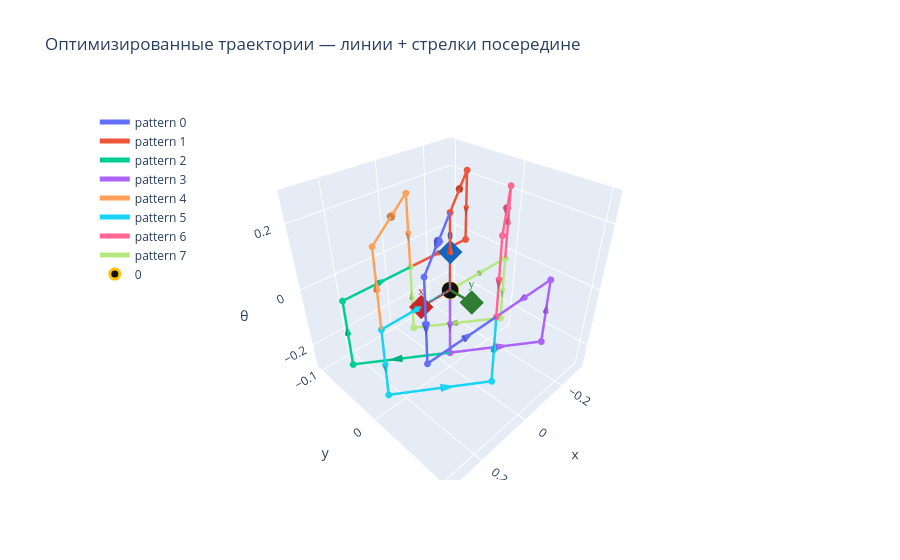

The cell this chart's notebook holds for it:
### Code cell
fig_opt = go.Figure()

arrow_frac = 0.35  # доля длины сегмента, которую занимает стрелка (подберите)

for i, pi in enumerate(sorted(optimized_trajs.keys())):
    tr = optimized_trajs[pi]
    a = np.asarray(tr, dtype=float)
    c = _palette[i % len(_palette)]

    # линии + точки
    fig_opt.add_trace(
        go.Scatter3d(
            x=a[:, 0], y=a[:, 1], z=a[:, 2],
            mode="lines+markers",
            name=f"pattern {pi}",
            line=dict(color=c, width=5),
            marker=dict(size=4, color=c),
        )
    )

    # стрелочки по центру каждого отрезка
    p0 = a[:-1]
    p1 = a[1:]
    mid = 0.5 * (p0 + p1)
    d = p1 - p0
    u = d * arrow_frac  # укоротим, чтобы было "внутри" сегмента

    fig_opt.add_trace(
        go.Cone(
            x=mid[:, 0], y=mid[:, 1], z=mid[:, 2],
            u=u[:, 0],   v=u[:, 1],   w=u[:, 2],
            anchor="tail",
            showscale=False,
            colorscale=[[0, c], [1, c]],
            sizemode="absolute",
            sizeref=0.02,  # подберите под масштаб
            name=f"pattern {pi} arrows",
        )
    )

add_origin_axes(fig_opt, L=0.12)

fig_opt.update_layout(
    title="Оптимизированные траектории — линии + стрелки посередине",
    scene=dict(
        xaxis_title="x", yaxis_title="y", zaxis_title="θ",
        aspectmode="manual", aspectratio=dict(x=1, y=1, z=1)
    ),
    legend=dict(x=0.02, y=0.98),
)
fig_opt.show()

### Figure 1 — Plotly figure (JSON) as saved in the notebook; plotly's stock layout.template omitted (floating-point values rounded to 4 significant figures)
{"data": [{"line": {"color": "#636EFA", "width": 5}, "marker": {"color": "#636EFA", "size": 4}, "mode": "lines+markers", "name": "pattern 0", "type": "scatter3d", "x": [0.0, 0.0, 0.2655, 0.2655, -8.909e-09], "y": [0.0, 0.0, 0.06241, 0.06241, 0.06241], "z": [0.0, 0.2309, 0.2309, -4.416e-11, -4.416e-11]}, {"anchor": "tail", "colorscale": [[0, "#636EFA"], [1, "#636EFA"]], "name": "pattern 0 arrows", "showscale": false, "sizemode": "absolute", "sizeref": 0.02, "type": "cone", "u": [0.0, 0.09291, 0.0, -0.09291], "v": [0.0, 0.02184, 0.0, 4.103e-12], "w": [0.08082, 0.0, -0.08082, 0.0], "x": [0.0, 0.1327, 0.2655, 0.1327], "y": [0.0, 0.03121, 0.06241, 0.06241], "z": [0.1155, 0.2309, 0.1155, -4.416e-11]}, {"line": {"color": "#EF553B", "width": 5}, "marker": {"color": "#EF553B", "size": 4}, "mode": "lines+markers", "name": "pattern 1", "type": "scatter3d", "x": [0.0, 0.0, -0.2655, -0.2655, 8.909e-09], "y": [0.0, 0.0, -0.06241, -0.06241, -0.06241], "z": [0.0, 0.2309, 0.2309, -4.416e-11, -4.416e-11]}, {"anchor": "tail", "colorscale": [[0, "#EF553B"], [1, "#EF553B"]], "name": "pattern 1 arrows", "showscale": false, "sizemode": "absolute", "sizeref": 0.02, "type": "cone", "u": [0.0, -0.09291, 0.0, 0.09291], "v": [0.0, -0.02184, 0.0, -4.103e-12], "w": [0.08082, 0.0, -0.08082, 0.0], "x": [0.0, -0.1327, -0.2655, -0.1327], "y": [0.0, -0.03121, -0.06241, -0.06241], "z": [0.1155, 0.2309, 0.1155, -4.416e-11]}, {"line": {"color": "#00CC96", "width": 5}, "marker": {"color": "#00CC96", "size": 4}, "mode": "lines+markers", "name": "pattern 2", "type": "scatter3d", "x": [0.0, 0.0, 0.2655, 0.2655, -8.909e-09], "y": [0.0, 0.0, -0.06241, -0.06241, -0.06241], "z": [0.0, -0.2309, -0.2309, 4.416e-11, 4.416e-11]}, {"anchor": "tail", "colorscale": [[0, "#00CC96"], [1, "#00CC96"]], "name": "pattern 2 arrows", "showscale": false, "sizemode": "absolute", "sizeref": 0.02, "type": "cone", "u": [0.0, 0.09291, 0.0, -0.09291], "v": [0.0, -0.02184, 0.0, -4.103e-12], "w": [-0.08082, 0.0, 0.08082, 0.0], "x": [0.0, 0.1327, 0.2655, 0.1327], "y": [0.0, -0.03121, -0.06241, -0.06241], "z": [-0.1155, -0.2309, -0.1155, 4.416e-11]}, {"line": {"color": "#AB63FA", "width": 5}, "marker": {"color": "#AB63FA", "size": 4}, "mode": "lines+markers", "name": "pattern 3", "type": "scatter3d", "x": [0.0, 0.0, -0.2655, -0.2655, 8.909e-09], "y": [0.0, 0.0, 0.06241, 0.06241, 0.06241], "z": [0.0, -0.2309, -0.2309, 4.416e-11, 4.416e-11]}, {"anchor": "tail", "colorscale": [[0, "#AB63FA"], [1, "#AB63FA"]], "name": "pattern 3 arrows", "showscale": false, "sizemode": "absolute", "sizeref": 0.02, "type": "cone", "u": [0.0, -0.09291, 0.0, 0.09291], "v": [0.0, 0.02184, 0.0, 4.103e-12], "w": [-0.08082, 0.0, 0.08082, 0.0], "x": [0.0, -0.1327, -0.2655, -0.1327], "y": [0.0, 0.03121, 0.06241, 0.06241], "z": [-0.1155, -0.2309, -0.1155, 4.416e-11]}, {"line": {"color": "#FFA15A", "width": 5}, "marker": {"color": "#FFA15A", "size": 4}, "mode": "lines+markers", "name": "pattern 4", "type": "scatter3d", "x": [0.0, 0.2655, 0.2655, 1.244e-08, 1.244e-08], "y": [0.0, 0.0, 0.0, -0.06241, -0.06241], "z": [0.0, 0.0, 0.2309, 0.2309, -3.812e-11]}, {"anchor": "tail", "colorscale": [[0, "#FFA15A"], [1, "#FFA15A"]], "name": "pattern 4 arrows", "showscale": false, "sizemode": "absolute", "sizeref": 0.02, "type": "cone", "u": [0.09291, 0.0, -0.09291, 0.0], "v": [0.0, 0.0, -0.02184, 0.0], "w": [0.0, 0.08082, 0.0, -0.08082], "x": [0.1327, 0.2655, 0.1327, 1.244e-08], "y": [0.0, 0.0, -0.03121, -0.06241], "z": [0.0, 0.1155, 0.2309, 0.1155]}, {"line": {"color": "#19D3F3", "width": 5}, "marker": {"color": "#19D3F3", "size": 4}, "mode": "lines+markers", "name": "pattern 5", "type": "scatter3d", "x": [0.0, 0.2655, 0.2655, 1.244e-08, 1.244e-08], "y": [0.0, 0.0, 0.0, 0.06241, 0.06241], "z": [0.0, 0.0, -0.2309, -0.2309, 3.812e-11]}, {"anchor": "tail", "colorscale": [[0, "#19D3F3"], [1, "#19D3F3"]], "name": "pattern 5 arrows", "showscale": false, "sizemode": "absolute", "sizeref": 0.02, "type": "cone", "u": [0.09291, 0.0, -0.09291, 0.0], "v": [0.0, 0.0, 0.02184, 0.0], "w": [0.0, -0.08082, 0.0, 0.08082], "x": [0.1327, 0.2655, 0.1327, 1.244e-08], "y": [0.0, 0.0, 0.03121, 0.06241], "z": [0.0, -0.1155, -0.2309, -0.1155]}, {"line": {"color": "#FF6692", "width": 5}, "marker": {"color": "#FF6692", "size": 4}, "mode": "lines+markers", "name": "pattern 6", "type": "scatter3d", "x": [0.0, -0.2655, -0.2655, -1.244e-08, -1.244e-08], "y": [0.0, 0.0, 0.0, 0.06241, 0.06241], "z": [0.0, 0.0, 0.2309, 0.2309, -3.812e-11]}, {"anchor": "tail", "colorscale": [[0, "#FF6692"], [1, "#FF6692"]], "name": "pattern 6 arrows", "showscale": false, "sizemode": "absolute", "sizeref": 0.02, "type": "cone", "u": [-0.09291, 0.0, 0.09291, 0.0], "v": [0.0, 0.0, 0.02184, 0.0], "w": [0.0, 0.08082, 0.0, -0.08082], "x": [-0.1327, -0.2655, -0.1327, -1.244e-08], "y": [0.0, 0.0, 0.03121, 0.06241], "z": [0.0, 0.1155, 0.2309, 0.1155]}, {"line": {"color": "#B6E880", "width": 5}, "marker": {"color": "#B6E880", "size": 4}, "mode": "lines+markers", "name": "pattern 7", "type": "scatter3d", "x": [0.0, -0.2655, -0.2655, -1.244e-08, -1.244e-08], "y": [0.0, 0.0, 0.0, -0.06241, -0.06241], "z": [0.0, 0.0, -0.2309, -0.2309, 3.812e-11]}, {"anchor": "tail", "colorscale": [[0, "#B6E880"], [1, "#B6E880"]], "name": "pattern 7 arrows", "showscale": false, "sizemode": "absolute", "sizeref": 0.02, "type": "cone", "u": [-0.09291, 0.0, 0.09291, 0.0], "v": [0.0, 0.0, -0.02184, 0.0], "w": [0.0, -0.08082, 0.0, 0.08082], "x": [-0.1327, -0.2655, -0.1327, -1.244e-08], "y": [0.0, 0.0, -0.03121, -0.06241], "z": [0.0, -0.1155, -0.2309, -0.1155]}, {"hovertemplate": "начало (0,0,0)<extra></extra>", "marker": {"color": "#111111", "line": {"color": "#ffc107", "width": 3}, "size": 10, "symbol": "circle"}, "mode": "markers", "name": "0", "type": "scatter3d", "x": [0], "y": [0], "z": [0]}, {"hoverinfo": "skip", "line": {"color": "#c62828", "width": 5}, "mode": "lines", "showlegend": false, "type": "scatter3d", "x": [0, 0.12], "y": [0, 0], "z": [0, 0]}, {"hovertemplate": "ось x<extra></extra>", "marker": {"color": "#c62828", "size": 8, "symbol": "diamond"}, "mode": "markers+text", "showlegend": false, "text": ["x"], "textfont": {"color": "#c62828", "family": "Arial Black", "size": 12}, "textposition": "top center", "type": "scatter3d", "x": [0.12], "y": [0], "z": [0]}, {"hoverinfo": "skip", "line": {"color": "#2e7d32", "width": 5}, "mode": "lines", "showlegend": false, "type": "scatter3d", "x": [0, 0], "y": [0, 0.03], "z": [0, 0]}, {"hovertemplate": "ось y<extra></extra>", "marker": {"color": "#2e7d32", "size": 8, "symbol": "diamond"}, "mode": "markers+text", "showlegend": false, "text": ["y"], "textfont": {"color": "#2e7d32", "family": "Arial Black", "size": 12}, "textposition": "top center", "type": "scatter3d", "x": [0], "y": [0.03], "z": [0]}, {"hoverinfo": "skip", "line": {"color": "#1565c0", "width": 5}, "mode": "lines", "showlegend": false, "type": "scatter3d", "x": [0, 0], "y": [0, 0], "z": [0, 0.12]}, {"hovertemplate": "ось θ<extra></extra>", "marker": {"color": "#1565c0", "size": 8, "symbol": "diamond"}, "mode": "markers+text", "showlegend": false, "text": ["θ"], "textfont": {"color": "#1565c0", "family": "Arial Black", "size": 12}, "textposition": "top center", "type": "scatter3d", "x": [0], "y": [0], "z": [0.12]}], "layout": {"legend": {"x": 0.02, "y": 0.98}, "scene": {"aspectmode": "manual", "aspectratio": {"x": 1, "y": 1, "z": 1}, "xaxis": {"title": {"text": "x"}}, "yaxis": {"title": {"text": "y"}}, "zaxis": {"title": {"text": "θ"}}}, "title": {"text": "Оптимизированные траектории — линии + стрелки посередине"}}}
